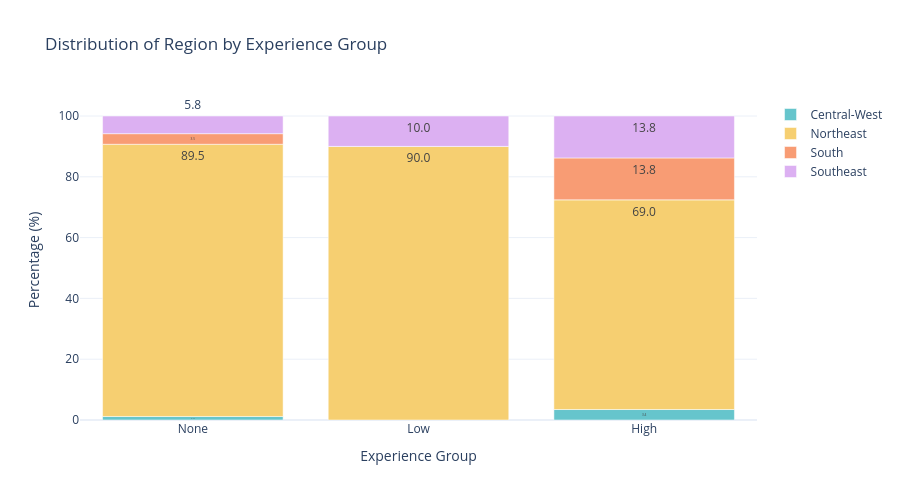

The cell this chart's notebook holds for it:
### Code cell
display_name, col_name = tupled_data[2]
analyze_demographic_variable(col_name, display_name, grupos_data_socio, grupos_nomes)

### Figure 1 — Plotly figure (JSON) as saved in the notebook; plotly's stock layout.template omitted (floating-point values rounded to 4 significant figures)
{"data": [{"hovertemplate": "regiao=Central-West<br>Experience Group=%{x}<br>Percentage (%)=%{y}<extra></extra>", "legendgroup": "Central-West", "marker": {"color": "rgb(102, 197, 204)", "pattern": {"shape": ""}}, "name": "Central-West", "orientation": "v", "showlegend": true, "textposition": "auto", "texttemplate": "%{y:.1f}", "type": "bar", "x": ["None", "Low", "High"], "xaxis": "x", "y": [1.163, 0.0, 3.448], "yaxis": "y"}, {"hovertemplate": "regiao=Northeast<br>Experience Group=%{x}<br>Percentage (%)=%{y}<extra></extra>", "legendgroup": "Northeast", "marker": {"color": "rgb(246, 207, 113)", "pattern": {"shape": ""}}, "name": "Northeast", "orientation": "v", "showlegend": true, "textposition": "auto", "texttemplate": "%{y:.1f}", "type": "bar", "x": ["None", "Low", "High"], "xaxis": "x", "y": [89.53, 90.0, 68.97], "yaxis": "y"}, {"hovertemplate": "regiao=South<br>Experience Group=%{x}<br>Percentage (%)=%{y}<extra></extra>", "legendgroup": "South", "marker": {"color": "rgb(248, 156, 116)", "pattern": {"shape": ""}}, "name": "South", "orientation": "v", "showlegend": true, "textposition": "auto", "texttemplate": "%{y:.1f}", "type": "bar", "x": ["None", "Low", "High"], "xaxis": "x", "y": [3.488, 0.0, 13.79], "yaxis": "y"}, {"hovertemplate": "regiao=Southeast<br>Experience Group=%{x}<br>Percentage (%)=%{y}<extra></extra>", "legendgroup": "Southeast", "marker": {"color": "rgb(220, 176, 242)", "pattern": {"shape": ""}}, "name": "Southeast", "orientation": "v", "showlegend": true, "textposition": "auto", "texttemplate": "%{y:.1f}", "type": "bar", "x": ["None", "Low", "High"], "xaxis": "x", "y": [5.814, 10.0, 13.79], "yaxis": "y"}], "layout": {"barmode": "relative", "height": 500, "legend": {"title": {"text": ""}, "tracegroupgap": 0}, "title": {"text": "Distribution of Region by Experience Group"}, "xaxis": {"anchor": "y", "domain": [0, 1], "title": {"text": "Experience Group"}}, "yaxis": {"anchor": "x", "domain": [0, 1], "title": {"text": "Percentage (%)"}}}}
